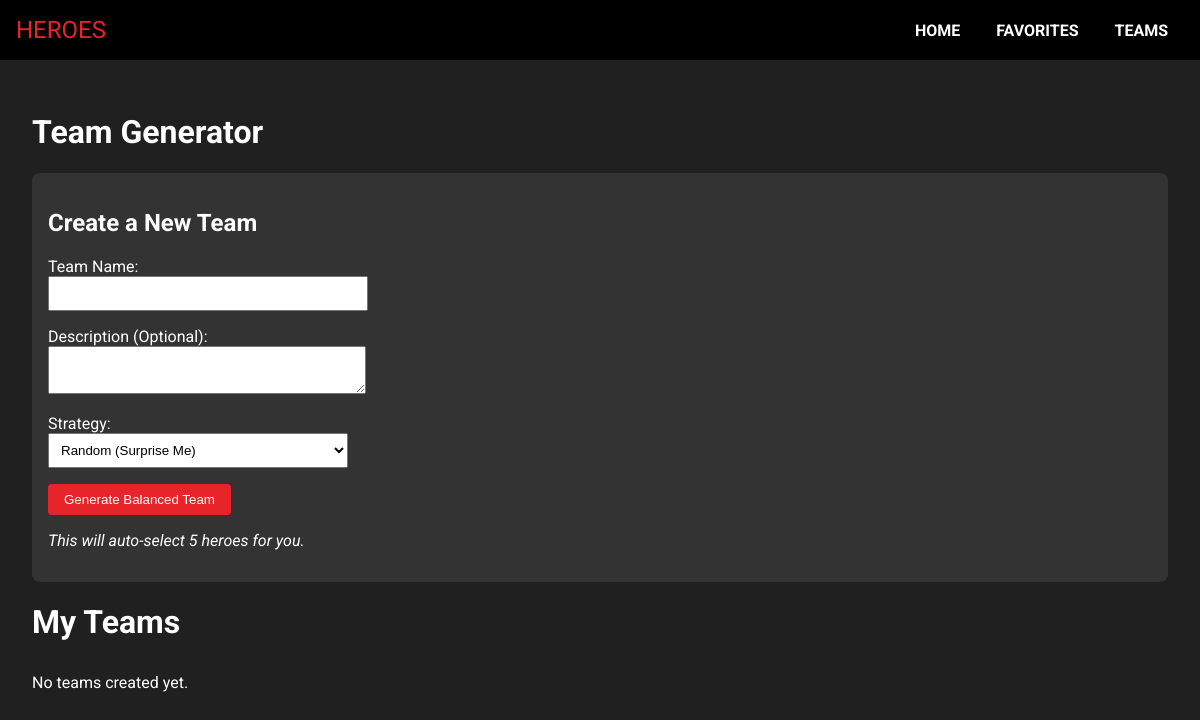
Before: /team with the older database file.
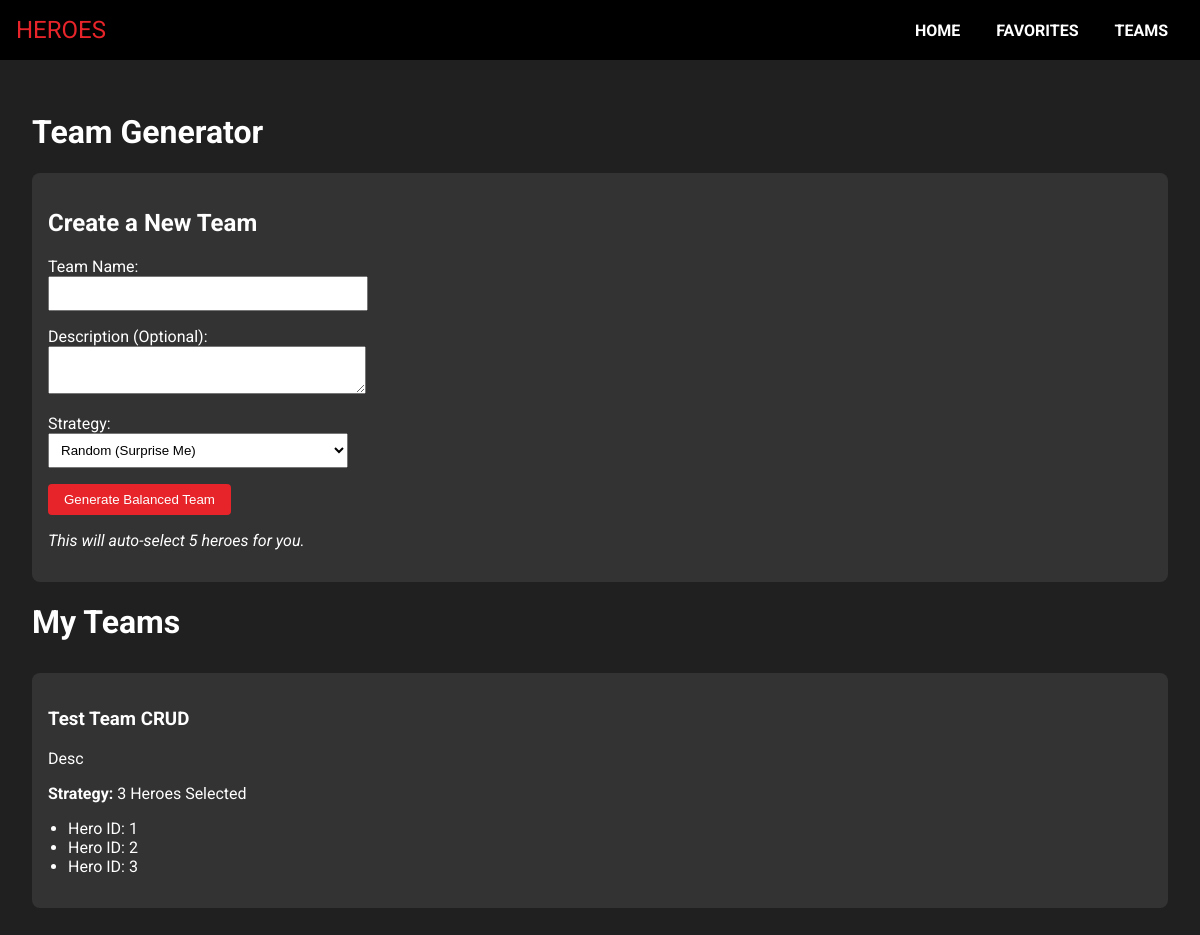
After: the same page with the newer database file.
### app/models.py (models this page shows)
class Team(Base):
    __tablename__ = "teams"
    id = Column(Integer, primary_key=True, index=True)
    name = Column(String)
    user_id = Column(Integer, ForeignKey("users.id"))
    description = Column(String, nullable=True)
    user = relationship("User", back_populates="teams")
    hero_ids = Column(JSON) # Storing list of hero IDs for simplicity

### app/main.py (the view)
@app.get("/team", response_class=HTMLResponse)
async def read_team(request: Request, db: Session = Depends(get_db)):
    user = crud.get_user_by_username(db, "admin")
    teams = crud.get_teams(db, user.id) if user else []
    return templates.TemplateResponse("team.html", {"request": request, "teams": teams})

### app/templates/team.html (shortened to what this page needs)
{% extends "base.html" %}
{% block content %}
<h1>Team Generator</h1>
<div class="team-card">
    <h2>Create a New Team</h2>
    <form action="/team/create" method="post">
        <div style="margin-bottom: 1rem;">
            <label>Team Name:</label><br>
            <input type="text" name="name" required style="padding: 0.5rem; width: 300px;">
        </div>
        <div style="margin-bottom: 1rem;">
            <label>Description (Optional):</label><br>
            <textarea name="description" style="padding: 0.5rem; width: 300px;"></textarea>
        </div>
        <div style="margin-bottom: 1rem;">
            <label>Strategy:</label><br>
            <select name="strategy" style="padding: 0.5rem; width: 300px;">
                <option value="random">Random (Surprise Me)</option>
            </select>
        </div>
        <button type="submit" class="btn">Generate Balanced Team</button>
        <p><em>This will auto-select 5 heroes for you.</em></p>
    </form>
</div>
<h1>My Teams</h1>
<div class="teams-list">
    {% if teams %}
    {% for team in teams %}
    <div class="team-card">
        <h3>{{ team.name }}</h3>
        <p>{{ team.description }}</p>
        <p><strong>Strategy:</strong> {{ team.hero_ids|length }} Heroes Selected</p>
        <ul style="padding-left: 20px;">
            {% for hero_id in team.hero_ids %}
            <li>Hero ID: {{ hero_id }}</li>
            {% endfor %}
        </ul>
    </div>
    {% endfor %}
    {% else %}
    <p>No teams created yet.</p>
    {% endif %}
</div>
{% endblock %}

Changed rows visible on the page:
added Team: name "Test Team CRUD", description "Desc", hero_ids|length "3", hero_ids "1" "2" "3"
Other visible differences:
text no longer shown: "No teams created yet."
